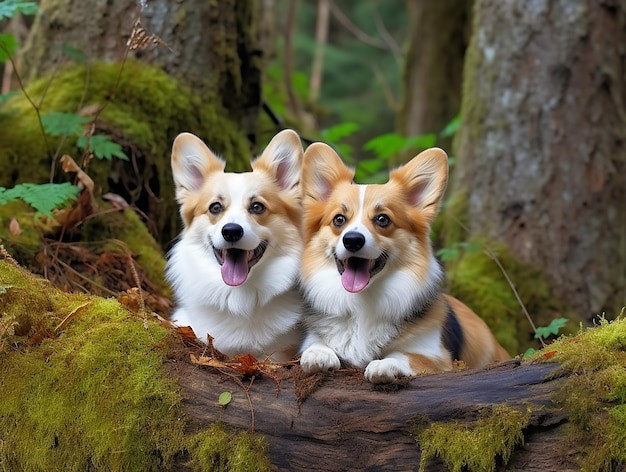
#> input picture images/input/Q1/my_image.jpg, 626 x 472 px
$ python main_Q1.py
#> lines starting #> are read from the running program, lines starting #| are printed output that depends on the picture; after the words box and inside, x2 and y2 are one past the last pixel; in counts of white or black regions, pixels touching at a corner belong together
import numpy as np
import matplotlib.pyplot as plt
from PIL import Image


# Define a function to reduce the intensity levels of an image, which takes the image path and a list of levels as input
def reduce_intensity_levels(img_path, levels):
    # Open the image
#> called with img_path = 'images/input/Q1/my_image.jpg'
    img = Image.open(img_path)
#> img is the input picture: PIL image 626x472 RGB; mean R, G, B 99.3, 91.7, 65.5
    # convert image to grayscale
    img = img.convert('L')
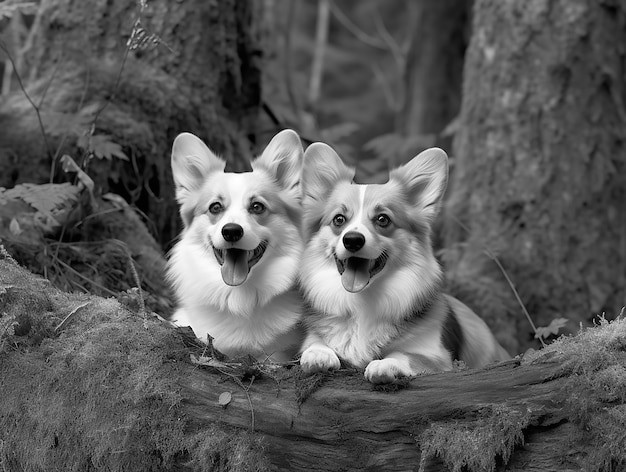
#> img: PIL image 626x472 L; min 0, max 255, mean 91

    # Create a figure to hold the subplots
    fig = plt.figure(figsize=(15, 10))

    for i, level in enumerate(levels):
        img_array = np.array(img)

        # Reduce the intensity levels
        reduction_factor = 256 // level
        reduced_img_array = (img_array // reduction_factor) * reduction_factor

        # Convert the array back to an image
        reduced_img = Image.fromarray(reduced_img_array.astype('uint8'))

        # Create a new subplot for this image
        fig.add_subplot(2, len(levels)//2, i+1)
        plt.axis('off')
        plt.title(f'Intensity Levels: {level}')
        plt.imshow(reduced_img, cmap='gray')

        # Save the image
        reduced_img.save(f'images/output/Q1/reduced_intensity_image_level_{level}.jpg')
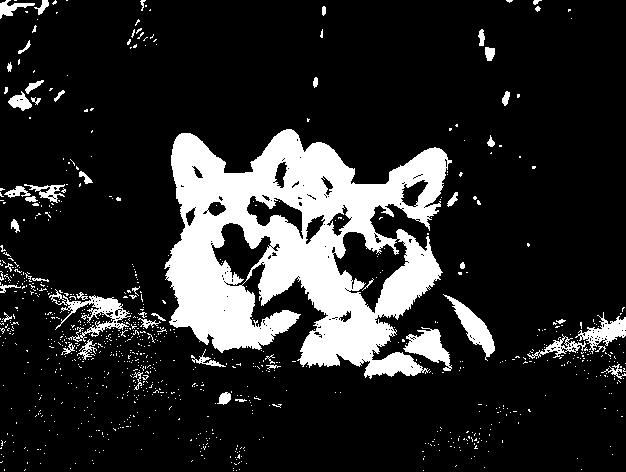
#> reduced_img: PIL image 626x472 L; values 0 (black) and 128 (white), 16.4% white; 898 white regions (846 under 20 px), largest, box (x1, y1, x2, y2) and area: (164, 129, 452, 379) 38643, (49, 289, 131, 342) 1167, (443, 294, 495, 361) 1000

    # Display all the subplots
    plt.tight_layout()
    plt.show()
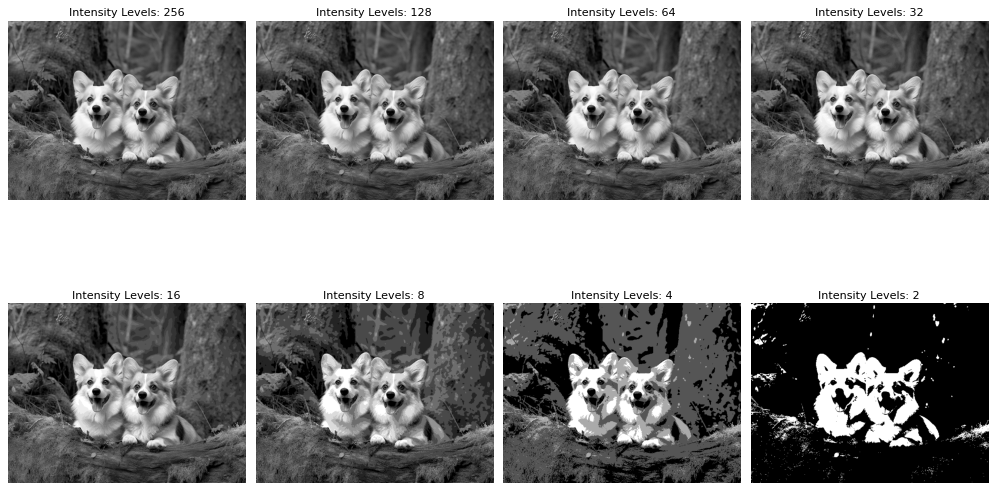
#> figure drawn by matplotlib, 8 panels
    return


# Define the image path and the intensity levels to reduce to
image_path = 'images/input/Q1/my_image.jpg'
variable_intensities = [256, 128, 64, 32, 16, 8, 4, 2]


# Reduce the intensity levels of the image and display the results, saving each image to the output Q1 directory
reduce_intensity_levels(image_path, variable_intensities)
